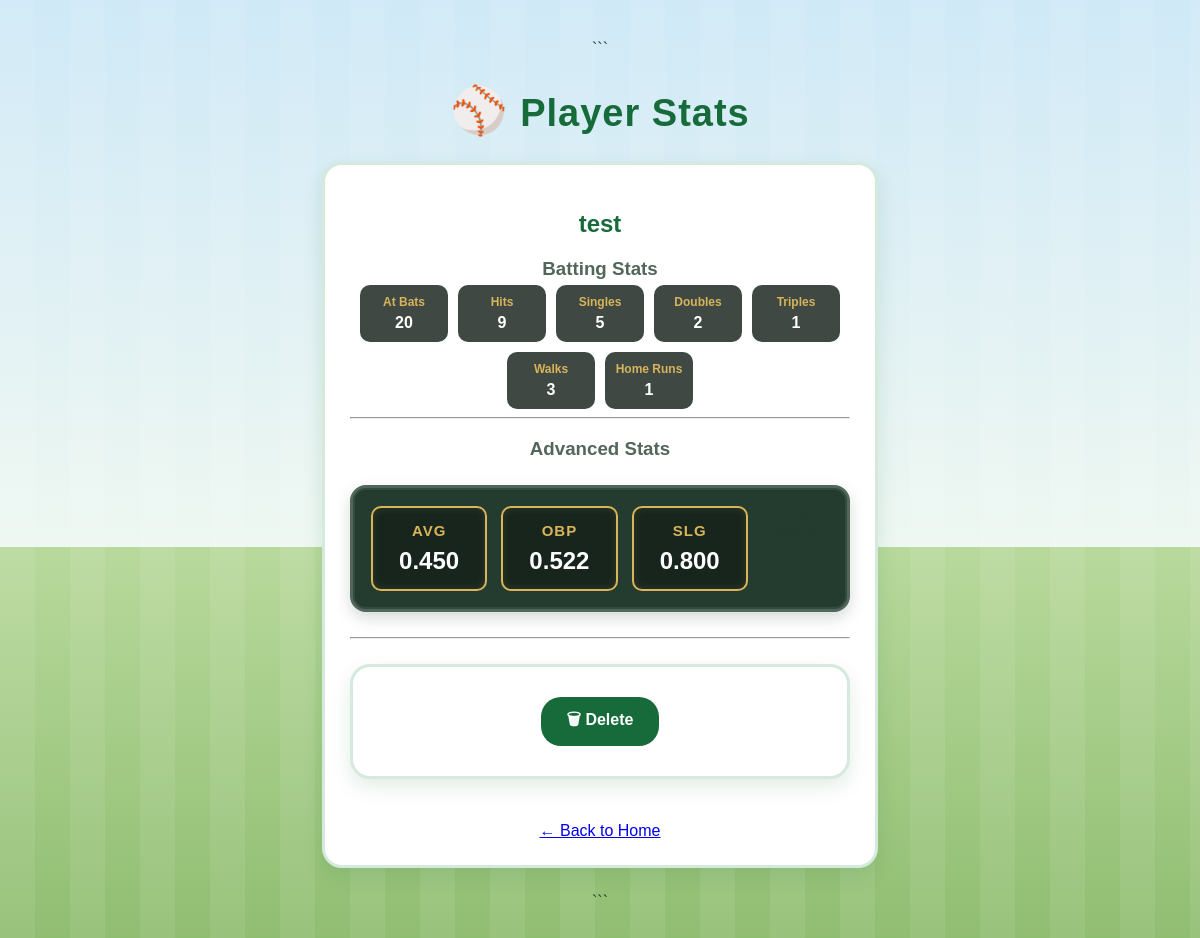
Screenshot of /player/3 with the database file from the repository.
### tables this page shows
CREATE TABLE players(

    id INTEGER PRIMARY KEY AUTOINCREMENT,

    player TEXT,

    at_bats INTEGER,

    hits INTEGER,

    singles INTEGER,

    doubles INTEGER,

    triples INTEGER,

    walks INTEGER,

    home_runs INTEGER,

    average TEXT,

    obp TEXT,

    slg TEXT

, ops TEXT);

### app.py (the view)
@app.route("/player/<int:player_id>")
def player_detail(player_id):
    cursor.execute(
        """
        SELECT player, at_bats, hits, singles, doubles, triples,
           walks, home_runs, average, obp, slg, ops
        FROM players
        WHERE id = ?
        """,
        (player_id,)
    )
    player = cursor.fetchone()
    return render_template("player.html", player=player)

### templates/player.html (shortened to what this page needs)
<!DOCTYPE html>
<html lang="en">
<head>
    <link rel="stylesheet" href="{{ url_for('static', filename='style.css') }}">
</head>
<body>
```
<h1>⚾ Player Stats</h1>
<div class="result-card">
    <h2>{{ player[0] }}</h2>
    <h3>Batting Stats</h3>
    <div class="player-stats">
        <div>
            <span>At Bats</span>
            <strong>{{ player[1] }}</strong>
        </div>
        <div>
            <span>Hits</span>
            <strong>{{ player[2] }}</strong>
        </div>
        <div>
            <span>Singles</span>
            <strong>{{ player[3] }}</strong>
        </div>
        <div>
            <span>Doubles</span>
            <strong>{{ player[4] }}</strong>
        </div>
        <div>
            <span>Triples</span>
            <strong>{{ player[5] }}</strong>
        </div>
        <div>
            <span>Walks</span>
            <strong>{{ player[6] }}</strong>
        </div>
        <div>
            <span>Home Runs</span>
            <strong>{{ player[7] }}</strong>
        </div>
    </div>
    <hr>
    <h3>Advanced Stats</h3>
    <div class="scoreboard">
        <div class="stat-box">
            <h3>AVG</h3>
            <p>{{ player[8] }}</p>
        </div>
        <div class="stat-box">
            <h3>OBP</h3>
            <p>{{ player[9] }}</p>
        </div>
        <div class="stat-box">
            <h3>SLG</h3>
            <p>{{ player[10] }}</p>
        </div>
        <div>
            <strong>OPS</strong>
            <span>{{ player[11] }}
        </div>
    </div>
    <hr>
    <form action="{{ url_for('delete_player', player_id=request.view_args.player_id) }}" method="POST">
        <button type="submit">🗑 Delete</button>
    </form>
    <br>
    <a href="/">← Back to Home</a>
</div>
```
</body>
</html>

### static/style.css (style rules this page uses)
body { font-family: Arial, sans-serif; background: repeating-linear-gradient( to right, rgba(255, 255, 255, 0.08) 0px, rgba(255, 255, 255, 0.08) 35px, transparent 35px, transparent 70px ), linear-gradient( to bottom, #cfe9f7 0%, #eef7f1 57.5%, #b8d99c 57.5%, #8fbd70 100% ); text-align: center; margin: 40px; color: #243b2f; min-height: 100vh; }
h1 { color: #176b3a; font-size: 38px; margin-bottom: 8px; letter-spacing: 1px; }
h1::first-letter { font-size: 46px; }
form { background-color: white; max-width: 460px; margin: 25px auto; padding: 30px; border-radius: 20px; border: 3px solid #d5eadc; box-shadow: 0 8px 20px rgba(23, 107, 58, 0.12); }
button { padding: 11px 26px; font-size: 16px; font-weight: bold; color: white; background-color: #176b3a; border: none; border-radius: 20px; cursor: pointer; transition: 0.3s; }
.result-card { background-color: white; max-width: 500px; margin: 25px auto; padding: 25px; border-radius: 20px; border: 3px solid #d5eadc; box-shadow: 0 8px 20px rgba(23, 107, 58, 0.12); }
.result-card h2 { color: #176b3a; margin-bottom: 20px; }
.result-card h3 { color: #52665a; margin-bottom: 5px; }
.result-card h3 ::before { content: "⚾ "; }
.result-card p { font-size: 20px; font-weight: bold; color: #243b2f; }
.stat-box { background-color: #243b2f; color: white; width: 110px; padding: 12px 8px; border-radius: 10px; border: 3px solid #d8b45a; }
.stat-box h3 { color: #d8b45a; margin: 0 0 5px; font-size: 14px; }
.stat-box p { color: white; font-size: 24px; font-weight: bold; margin: 0; }
.scoreboard { display: flex; justify-content: center; gap: 14px; margin: 25px 0; padding: 18px; background-color: #243b2f; border-radius: 16px; border: 3px solid #52665a; box-shadow: 0 6px 15px rgba(23, 59, 47, 0.18), inset 0 0 0 2px #314c3e; }
.stat-box { background-color: #17251d; color: white; width: 105px; padding: 14px 10px; border-radius: 10px; border: 2px solid #d8b45a; box-shadow: inset 0 0 8px rgba(216, 180, 90, 0.15); transition: 0.3s; }
.stat-box h3 { color: #d8b45a; margin: 0 0 8px; font-size: 15px; letter-spacing: 1px; }
.player-stats { display: flex; flex-wrap: wrap; justify-content: center; gap: 10px; }
.player-stats div { background-color: #3f4843; color: white; padding: 10px; border-radius: 10px; width: 88px; box-sizing: border-box; }
.player-stats span { display: block; color: #d8b45a; font-size: 12px; font-weight: bold; }
.player-stats strong { display: block; margin-top: 5px; font-size: 16px; }

### rows the page displays
players: player "test", at_bats "20", hits "9", singles "5", doubles "2", triples "1", walks "3", home_runs "1", average "0.450", obp "0.522", slg "0.800"
